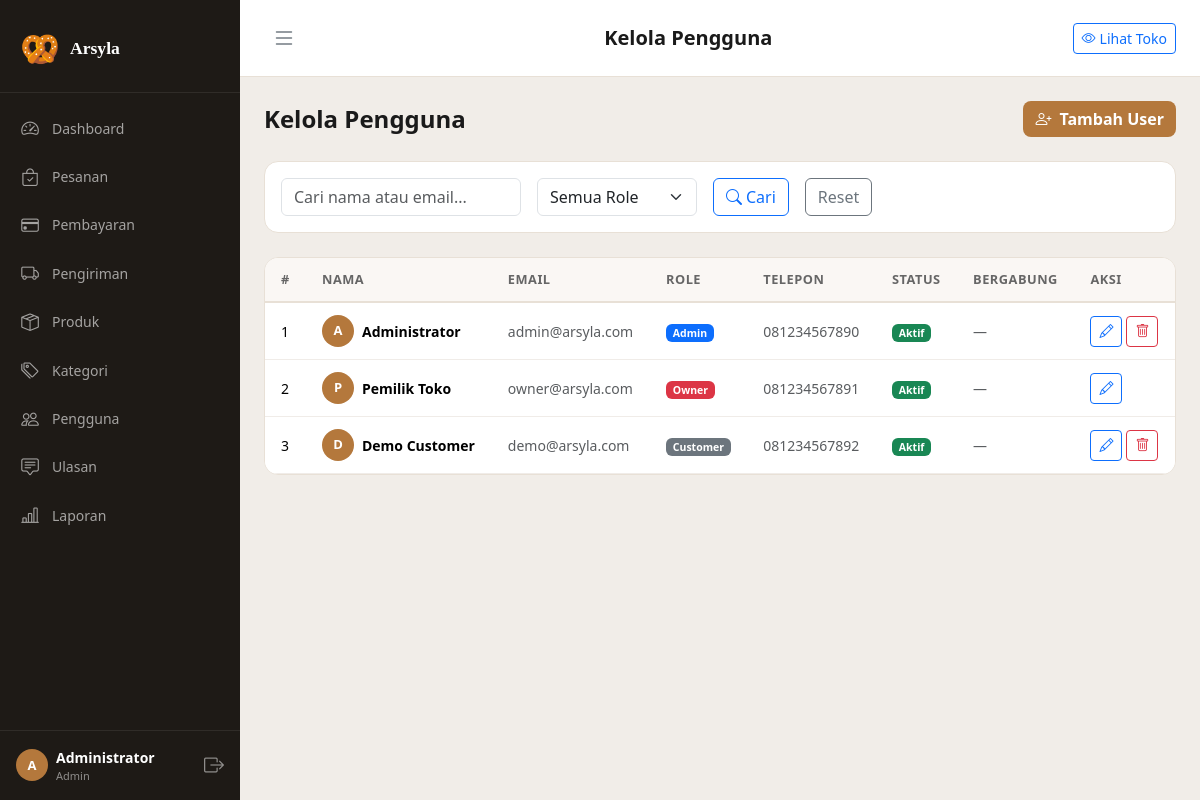
Page /admin/users (signed in) on the committed database.
### tables this page shows
CREATE TABLE IF NOT EXISTS `users` (
    `id`         INT UNSIGNED AUTO_INCREMENT PRIMARY KEY,
    `name`       VARCHAR(100) NOT NULL,
    `email`      VARCHAR(150) NOT NULL UNIQUE,
    `password`   VARCHAR(255) NOT NULL,
    `phone`      VARCHAR(20)  DEFAULT NULL,
    `address`    TEXT         DEFAULT NULL,
    `city_id`    INT UNSIGNED DEFAULT NULL,
    `city_name`  VARCHAR(100) DEFAULT NULL,
    `province`   VARCHAR(100) DEFAULT NULL,
    `postal_code`VARCHAR(10)  DEFAULT NULL,
    `role`       ENUM('customer','admin','owner') NOT NULL DEFAULT 'customer',
    `is_active`  TINYINT(1) NOT NULL DEFAULT 1,
    `avatar`     VARCHAR(255) DEFAULT NULL,
    `created_at` TIMESTAMP NOT NULL DEFAULT CURRENT_TIMESTAMP,
    `updated_at` TIMESTAMP NOT NULL DEFAULT CURRENT_TIMESTAMP ON UPDATE CURRENT_TIMESTAMP
);

### app/Controllers/Admin/AdminUserController.php (called while the page is built, shortened)
<?php
class AdminUserController
{
    private Request              $req;
    private Response             $res;
    private MySQLUserRepository  $repo;
    public function __construct()
    {
        $this->req  = new Request();
        $this->res  = new Response();
        $this->repo = new MySQLUserRepository();
    }
    public function index(): void
    {
        $users = $this->repo->findAll(
            ['search' => $this->req->get('q'), 'role' => $this->req->get('role')],
            (int)$this->req->get('page', 1),
            20
        );
        $total = $this->repo->countAll();
        $this->res->render('admin.users.index', [
            'title' => 'Kelola Pengguna',
            'users' => $users,
            'total' => $total,
        ], 'admin');
    }
}

### core/Application.php (called while the page is built, shortened)
<?php
class Application
{
    private Router $router;
    public function __construct()
    {
        $this->router = new Router();
    }
    private function registerRoutes(): void
    {
        $r = $this->router;
    }
    public function run(): void
    {
        $request  = new Request();
        $response = new Response();
        $this->router->dispatch($request, $response);
    }
}

### index.php (called while the page is built, shortened)
<?php
spl_autoload_register(function (string $class): void {
    $map = [
        'Core\\'           => CORE_PATH . '/',
        'App\\'            => APP_PATH . '/',
        'Domain\\'         => SRC_PATH . '/Domain/',
        'Application\\'    => SRC_PATH . '/Application/',
        'Infrastructure\\' => SRC_PATH . '/Infrastructure/',
    ];
    foreach ($map as $prefix => $base) {
        if (str_starts_with($class, $prefix)) {
            $relative = substr($class, strlen($prefix));
            $file = $base . str_replace('\\', '/', $relative) . '.php';
            if (file_exists($file)) {
                return;
            }
        }
    }
});
require_once ROOT_PATH . '/config/database.php';
$app = new Application();
$app->run();

### config/database.php (called while the page is built, shortened)
<?php
function getDB(): PDO
{
    static $pdo = null;
    if ($pdo === null) {
        $dsn = sprintf(
            'mysql:host=%s;port=%s;dbname=%s;charset=%s',
            DB_HOST,
            DB_PORT,
            DB_NAME,
            DB_CHARSET
        );
        try {
            $pdo = new PDO($dsn, DB_USER, DB_PASS, [
                PDO::ATTR_ERRMODE            => PDO::ERRMODE_EXCEPTION,
                PDO::ATTR_DEFAULT_FETCH_MODE => PDO::FETCH_ASSOC,
                PDO::ATTR_EMULATE_PREPARES   => false,
            ]);
        } catch (PDOException $e) {
            if (APP_DEBUG) {
                die('<h2>Database Error: ' . $e->getMessage() . '</h2>');
            }
            die('<h2>Koneksi database gagal. Pastikan XAMPP MySQL berjalan.</h2>');
        }
    }
    return $pdo;
}

### core/Request.php (called while the page is built, shortened)
<?php
class Request
{
    public function method(): string
    {
        return strtoupper($_SERVER['REQUEST_METHOD'] ?? 'GET');
    }
    public function url(): string
    {
        $uri = $_SERVER['REQUEST_URI'] ?? '/';
        $basePath = defined('APP_BASE_PATH') ? APP_BASE_PATH : '';
        if ($basePath !== '' && str_starts_with($uri, $basePath)) {
            $uri = substr($uri, strlen($basePath));
        }
        return trim($uri, '/');
    }
    public function get(string $key, mixed $default = null): mixed
    {
        return $_GET[$key] ?? $default;
    }
}

### src/Infrastructure/Persistence/MySQLUserRepository.php (called while the page is built, shortened)
<?php
class MySQLUserRepository implements UserRepositoryInterface
{
    private \PDO $pdo;
    public function __construct()
    {
        $this->pdo = getDB();
    }
    public function findAll(array $filters = [], int $page = 1, int $perPage = 20): array
    {
        $conditions = [];
        $params     = [];
        $where  = $conditions ? 'WHERE ' . implode(' AND ', $conditions) : '';
        $offset = ($page - 1) * $perPage;
        $stmt = $this->pdo->prepare(
            "SELECT * FROM users $where ORDER BY created_at DESC LIMIT :lim OFFSET :off"
        );
        $stmt->bindValue(':lim', $perPage, \PDO::PARAM_INT);
        $stmt->bindValue(':off', $offset,  \PDO::PARAM_INT);
        $stmt->execute();
        return array_map(fn($r) => User::fromArray($r), $stmt->fetchAll());
    }
}

### src/Domain/User/Entities/User.php (called while the page is built, shortened)
<?php
class User
{
    public static function fromArray(array $data): self
    {
        return new self(
            id: $data['id'] ?? null,
            name: $data['name'],
            email: $data['email'],
            password: $data['password'],
            phone: $data['phone'] ?? null,
            address: $data['address'] ?? null,
            cityId: isset($data['city_id']) ? (int)$data['city_id'] : null,
            cityName: $data['city_name'] ?? null,
            province: $data['province'] ?? null,
            postalCode: $data['postal_code'] ?? null,
            role: $data['role'] ?? 'customer',
            isActive: (bool)($data['is_active'] ?? true),
        );
    }
}

### app/Views/admin/users/index.php (the view, shortened to what this page needs)
<div class="d-flex justify-content-between align-items-center mb-4 flex-wrap gap-3">
    <h4 class="fw-bold mb-0">Kelola Pengguna</h4>
    <a href="<?= APP_URL ?>/admin/users/create" class="btn ka-btn-primary">
        <i class="bi bi-person-plus me-2"></i>Tambah User
    </a>
</div>
<div class="ka-card mb-4">
    <form method="GET" action="<?= APP_URL ?>/admin/users" class="p-3 d-flex gap-3 flex-wrap align-items-end">
        <input type="text" name="q" class="form-control" style="max-width:240px"
            placeholder="Cari nama atau email..." value="<?= htmlspecialchars($_GET['q'] ?? '') ?>">
        <select name="role" class="form-select" style="max-width:160px">
            <option value="">Semua Role</option>
        </select>
        <button type="submit" class="btn btn-outline-primary"><i class="bi bi-search me-1"></i>Cari</button>
        <a href="<?= APP_URL ?>/admin/users" class="btn btn-outline-secondary">Reset</a>
    </form>
</div>
<div class="ka-card">
    <div class="table-responsive">
        <table class="table ka-table mb-0">
            <thead>
                <tr>
                    <th>#</th>
                    <th>Nama</th>
                    <th>Email</th>
                    <th>Role</th>
                    <th>Telepon</th>
                    <th>Status</th>
                    <th>Bergabung</th>
                    <th>Aksi</th>
                </tr>
            </thead>
            <tbody>
                <?php foreach ($users as $u): ?>
                    <tr>
                        <td><?= $u->id ?></td>
                        <td>
                            <div class="d-flex align-items-center gap-2">
                                <div class="ka-avatar-sm"><?= strtoupper(substr($u->name, 0, 1)) ?></div>
                                <span class="fw-semibold"><?= htmlspecialchars($u->name) ?></span>
                            </div>
                        </td>
                        <td class="text-muted small"><?= htmlspecialchars($u->email) ?></td>
                        <td>
                            <span class="badge bg-<?= $u->role === 'owner' ? 'danger' : ($u->role === 'admin' ? 'primary' : 'secondary') ?>">
                                <?= ucfirst($u->role) ?>
                            </span>
                        </td>
                        <td class="text-muted small"><?= htmlspecialchars($u->phone ?? '—') ?></td>
                        <td><span class="badge bg-<?= $u->isActive ? 'success' : 'secondary' ?>"><?= $u->isActive ? 'Aktif' : 'Nonaktif' ?></span></td>
                        <td class="text-muted small">—</td>
                        <td>
                            <div class="d-flex gap-1">
                                <a href="<?= APP_URL ?>/admin/users/<?= $u->id ?>/edit" class="btn btn-sm btn-outline-primary"><i class="bi bi-pencil"></i></a>
                                <?php if ($u->role !== 'owner'): ?>
                                    <form method="POST" action="<?= APP_URL ?>/admin/users/<?= $u->id ?>/delete" onsubmit="return false" data-confirm="Hapus user ini?">
                                        <button type="submit" class="btn btn-sm btn-outline-danger"><i class="bi bi-trash"></i></button>
                                    </form>
                                <?php endif; ?>
                            </div>
                        </td>
                    </tr>
                <?php endforeach; ?>
            </tbody>
        </table>
    </div>
</div>

### core/Router.php (shortened to what this page needs)
<?php
class Router
{
    private array $routes = [];
    public function get(string $path, string $handler): void
    {
        $this->routes['GET'][$path] = $handler;
    }
    public function post(string $path, string $handler): void
    {
        $this->routes['POST'][$path] = $handler;
    }
    public function dispatch(Request $request, Response $response): void
    {
        $method = $request->method();
        $url    = $request->url();
        foreach (($this->routes[$method] ?? []) as $route => $handler) {
            $pattern = $this->buildPattern($route);
            if (preg_match($pattern, $url, $matches)) {
                array_shift($matches);
                $params = array_values($matches);
                [$controllerName, $action] = explode('@', $handler);
                $controller = new $fullClass();
                call_user_func_array([$controller, $action], $params);
                return;
            }
        }
    }
    private function buildPattern(string $route): string
    {
        $pattern = preg_replace('/\{[a-zA-Z_]+\}/', '([^/]+)', $route);
        return '#^' . $pattern . '$#';
    }
}

### public/css/custom.css (style rules this page uses)
:root { --ka-primary: #b4783c; --ka-primary-dk: #8f5e2a; --ka-primary-lt: #f5e8d8; --ka-green: #2c7a4b; --ka-dark: #1a1a1a; --ka-light: #faf7f4; --ka-border: #e8e0d6; --ka-sidebar-w: 240px; --ka-sidebar-bg: #1e1a16; font-family: "Plus Jakarta Sans", sans-serif; }
body { background: var(--ka-light); color: var(--ka-dark); }
a { text-decoration: none; }
.ka-avatar-sm { width: 32px; height: 32px; border-radius: 50%; background: var(--ka-primary); color: #fff; display: flex; align-items: center; justify-content: center; font-weight: 700; font-size: 13px; flex-shrink: 0; }
.ka-btn-primary { background: var(--ka-primary); color: #fff; border: none; border-radius: 8px; font-weight: 600; transition: all 0.2s; }
.ka-card { background: #fff; border-radius: 14px; border: 1.5px solid var(--ka-border); overflow: hidden; }
.ka-admin-body { background: #f1ede8; }
.ka-table { border-collapse: separate; border-spacing: 0; }
.ka-table thead th { background: var(--ka-light); font-size: 0.8rem; font-weight: 700; text-transform: uppercase; letter-spacing: 0.5px; color: #666; padding: 12px 16px; border-bottom: 2px solid var(--ka-border); }
.ka-table tbody td { padding: 12px 16px; vertical-align: middle; font-size: 0.875rem; border-bottom: 1px solid #f0ece8; }

### rows in the picture
users: id "1", name "A", name "Administrator", email "admin@arsyla.com", role "Admin", phone "081234567890", is_active "Aktif"
users: id "2", name "P", name "Pemilik Toko", email "owner@arsyla.com", role "Owner", phone "081234567891", is_active "Aktif"
users: id "3", name "D", name "Demo Customer", email "demo@arsyla.com", role "Customer", phone "081234567892", is_active "Aktif"

### other values in the picture
$m['label'] "Dashboard"
$m['label'] "Pesanan"
$m['label'] "Pembayaran"
$m['label'] "Pengiriman"
$m['label'] "Produk"
$m['label'] "Kategori"
$m['label'] "Pengguna"
$m['label'] "Ulasan"
$m['label'] "Laporan"
